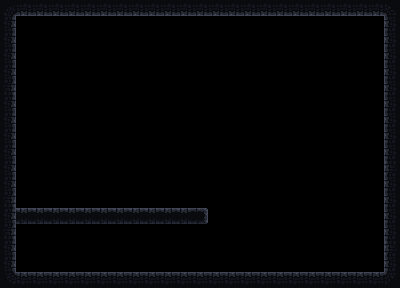

A level layout from a 2D game, rendered from its tile map. Below: a short description, then the map file with its tile-grid data intact:
An orthogonal 25x18 tile map with 16x16 px tiles, 4 tile layers (ground, ladders, jumpThrough, hidden) and 11 objects (9x coin, door, player).

<map version="1.2" tiledversion="1.2.3" orientation="orthogonal" renderorder="right-down" width="25" height="18" tilewidth="16" tileheight="16" infinite="0" nextlayerid="7" nextobjectid="30">
 <tileset firstgid="1" name="tilemap" tilewidth="16" tileheight="16" tilecount="12" columns="12">
  <image source="../tilemap.png" width="192" height="16" />
 </tileset>
 <layer id="1" name="ground" width="25" height="18" locked="1">
  <data encoding="csv">
2684354565,3221225476,3221225476,3221225476,3221225476,3221225476,3221225476,3221225476,3221225476,3221225476,3221225476,3221225476,3221225476,3221225476,3221225476,3221225476,3221225476,3221225476,3221225476,3221225476,3221225476,3221225476,3221225476,3221225476,1610612742,
2684354564,0,0,0,0,0,0,0,0,0,0,0,0,0,0,0,0,0,0,0,0,0,0,0,1610612740,
2684354564,0,0,0,0,0,0,0,0,0,0,0,0,0,0,0,0,0,0,0,0,0,0,0,1610612740,
2684354564,0,0,0,0,0,0,0,0,0,0,0,0,0,0,0,0,0,0,0,0,0,0,0,1610612740,
2684354564,0,0,0,0,0,0,0,0,0,0,0,0,0,0,0,0,0,0,0,0,0,0,0,1610612740,
3221225479,0,0,0,0,0,0,0,0,0,0,0,0,0,0,0,0,0,0,0,0,0,0,0,1610612740,
2684354564,0,0,0,0,0,0,0,0,0,0,0,0,0,0,0,0,0,0,0,0,0,0,0,1610612740,
2684354564,0,0,0,0,0,0,0,0,0,0,0,0,0,0,0,0,0,0,0,0,0,0,0,1610612740,
2684354564,0,0,0,0,0,0,0,0,0,0,0,0,0,0,0,0,0,0,0,0,0,0,0,1610612740,
2684354564,0,0,0,0,0,0,0,0,0,0,0,0,0,0,0,0,0,0,0,0,0,0,0,1610612740,
2684354564,0,0,0,0,0,0,0,0,0,0,0,0,0,0,0,0,0,0,0,0,0,0,0,7,
2684354564,0,0,0,0,0,0,0,0,0,0,0,0,0,0,0,0,0,0,0,0,0,0,0,1610612740,
3221225479,0,0,0,0,0,0,0,0,0,0,0,0,0,0,0,0,0,0,0,0,0,0,0,1610612740,
2684354564,8,8,8,8,8,8,8,8,8,8,8,10,0,0,0,0,0,0,0,0,0,0,0,1610612740,
3221225479,0,0,0,0,0,0,0,0,0,0,0,0,0,0,0,0,0,0,0,0,0,0,0,1610612740,
2684354564,0,0,0,0,0,0,0,0,0,0,0,0,0,0,0,0,0,0,0,0,0,0,0,7,
2684354564,0,0,0,0,0,0,0,0,0,0,0,0,0,0,0,0,0,0,0,0,0,0,0,1610612740,
5,4,4,4,4,4,4,4,4,4,4,4,4,4,4,4,4,4,4,4,4,4,4,4,6
</data>
 </layer>
 <layer id="2" name="ladders" width="25" height="18" locked="1">
  <data encoding="csv">
0,0,0,0,0,0,0,0,0,0,0,0,0,0,0,0,0,0,0,0,0,0,0,0,0,
0,0,0,0,0,0,0,0,0,0,0,0,0,0,0,0,0,0,0,0,0,0,0,0,0,
0,0,0,0,0,0,0,0,0,0,0,0,0,0,0,0,0,0,0,0,0,0,0,0,0,
0,0,0,0,0,0,0,0,0,0,0,0,0,0,0,0,0,0,0,0,0,0,0,0,0,
0,0,0,0,0,0,0,0,0,0,0,0,0,0,0,0,0,0,0,0,0,0,0,0,0,
0,0,0,0,0,0,0,0,0,0,0,0,0,0,0,0,0,0,0,0,0,0,0,0,0,
0,0,0,0,0,0,0,0,0,0,0,0,0,0,0,0,0,0,0,0,0,0,0,0,0,
0,0,0,0,0,0,0,0,0,0,0,0,0,0,0,0,0,0,0,0,0,0,0,0,0,
0,0,0,0,0,0,0,0,0,0,0,0,0,0,0,0,0,0,0,0,0,0,0,0,0,
0,0,0,0,0,0,0,0,0,0,0,0,0,0,0,0,0,0,0,0,0,0,0,0,0,
0,0,0,0,0,0,0,0,0,0,0,0,0,0,0,0,0,0,0,0,0,0,0,0,0,
0,0,0,0,0,0,0,0,0,0,0,0,0,0,0,0,0,0,0,0,0,0,0,0,0,
0,0,0,0,0,0,0,0,0,0,0,0,0,0,0,0,0,0,0,0,0,0,0,0,0,
0,0,0,0,0,0,0,0,0,0,0,0,0,0,0,0,0,0,0,0,0,0,0,0,0,
0,0,0,0,0,0,0,0,0,0,0,0,0,0,0,0,0,0,0,0,0,0,0,0,0,
0,0,0,0,0,0,0,0,0,0,0,0,0,0,0,0,0,0,0,0,0,0,0,0,0,
0,0,0,0,0,0,0,0,0,0,0,0,0,0,0,0,0,0,0,0,0,0,0,0,0,
0,0,0,0,0,0,0,0,0,0,0,0,0,0,0,0,0,0,0,0,0,0,0,0,0
</data>
 </layer>
 <layer id="3" name="jumpThrough" width="25" height="18" locked="1">
  <data encoding="csv">
0,0,0,0,0,0,0,0,0,0,0,0,0,0,0,0,0,0,0,0,0,0,0,0,0,
0,0,0,0,0,0,0,0,0,0,0,0,0,0,0,0,0,0,0,0,0,0,0,0,0,
0,0,0,0,0,0,0,0,0,0,0,0,0,0,0,0,0,0,0,0,0,0,0,0,0,
0,0,0,0,0,0,0,0,0,0,0,0,0,0,0,0,0,0,0,0,0,0,0,0,0,
0,0,0,0,0,0,0,0,0,0,0,0,0,0,0,0,0,0,0,0,0,0,0,0,0,
0,0,0,0,0,0,0,0,0,0,0,0,0,0,0,0,0,0,0,0,0,0,0,0,0,
0,0,0,0,0,0,0,0,0,0,0,0,0,0,0,0,0,0,0,0,0,0,0,0,0,
0,0,0,0,0,0,0,0,0,0,0,0,0,0,0,0,0,0,0,0,0,0,0,0,0,
0,0,0,0,0,0,0,0,0,0,0,0,0,0,0,0,0,0,0,0,0,0,0,0,0,
0,0,0,0,0,0,0,0,0,0,0,0,0,0,0,0,0,0,0,0,0,0,0,0,0,
0,0,0,0,0,0,0,0,0,0,0,0,0,0,0,0,0,0,0,0,0,0,0,0,0,
0,0,0,0,0,0,0,0,0,0,0,0,0,0,0,0,0,0,0,0,0,0,0,0,0,
0,0,0,0,0,0,0,0,0,0,0,0,0,0,0,0,0,0,0,0,0,0,0,0,0,
0,0,0,0,0,0,0,0,0,0,0,0,0,0,0,0,0,0,0,0,0,0,0,0,0,
0,0,0,0,0,0,0,0,0,0,0,0,0,0,0,0,0,0,0,0,0,0,0,0,0,
0,0,0,0,0,0,0,0,0,0,0,0,0,0,0,0,0,0,0,0,0,0,0,0,0,
0,0,0,0,0,0,0,0,0,0,0,0,0,0,0,0,0,0,0,0,0,0,0,0,0,
0,0,0,0,0,0,0,0,0,0,0,0,0,0,0,0,0,0,0,0,0,0,0,0,0
</data>
 </layer>
 <layer id="5" name="hidden" width="25" height="18" locked="1">
  <data encoding="csv">
0,0,0,0,0,0,0,0,0,0,0,0,0,0,0,0,0,0,0,0,0,0,0,0,0,
0,0,0,0,0,0,0,0,0,0,0,0,0,0,0,0,0,0,0,0,0,0,0,0,0,
0,0,0,0,0,0,0,0,0,0,0,0,0,0,0,0,0,0,0,0,0,0,0,0,0,
0,0,0,0,0,0,0,0,0,0,0,0,0,0,0,0,0,0,0,0,0,0,0,0,0,
0,0,0,0,0,0,0,0,0,0,0,0,0,0,0,0,0,0,0,0,0,0,0,0,0,
0,0,0,0,0,0,0,0,0,0,0,0,0,0,0,0,0,0,0,0,0,0,0,0,0,
0,0,0,0,0,0,0,0,0,0,0,0,0,0,0,0,0,0,0,0,0,0,0,0,0,
0,0,0,0,0,0,0,0,0,0,0,0,0,0,0,0,0,0,0,0,0,0,0,0,0,
0,0,0,0,0,0,0,0,0,0,0,0,0,0,0,0,0,0,0,0,0,0,0,0,0,
0,0,0,0,0,0,0,0,0,0,0,0,0,0,0,0,0,0,0,0,0,0,0,0,0,
0,0,0,0,0,0,0,0,0,0,0,0,0,0,0,0,0,0,0,0,0,0,0,0,0,
0,0,0,0,0,0,0,0,0,0,0,0,0,0,0,0,0,0,0,0,0,0,0,0,0,
0,0,0,0,0,0,0,0,0,0,0,0,0,0,0,0,0,0,0,0,0,0,0,0,0,
0,0,0,0,0,0,0,0,0,0,0,0,0,0,0,0,0,0,0,0,0,0,0,0,0,
0,0,0,0,0,0,0,0,0,0,0,0,0,0,0,0,0,0,0,0,0,0,0,0,0,
0,0,0,0,0,0,0,0,0,0,0,0,0,0,0,0,0,0,0,0,0,0,0,0,0,
0,0,0,0,0,0,0,0,0,0,0,0,0,0,0,0,0,0,0,0,0,0,0,0,0,
0,0,0,0,0,0,0,0,0,0,0,0,0,0,0,0,0,0,0,0,0,0,0,0,0
</data>
 </layer>
 <objectgroup id="4" name="entities">
  <object id="13" name="door" x="368" y="256" width="16" height="16" />
  <object id="14" name="player" x="16" y="192" width="16" height="16" />
  <object id="21" name="coin" x="240" y="256" width="16" height="16" />
  <object id="22" name="coin" x="256" y="256" width="16" height="16" />
  <object id="23" name="coin" x="272" y="256" width="16" height="16" />
  <object id="24" name="coin" x="288" y="256" width="16" height="16" />
  <object id="25" name="coin" x="304" y="256" width="16" height="16" />
  <object id="26" name="coin" x="320" y="256" width="16" height="16" />
  <object id="27" name="coin" x="336" y="256" width="16" height="16" />
  <object id="28" name="coin" x="224" y="256" width="16" height="16" />
  <object id="29" name="coin" x="208" y="256" width="16" height="16" />
 </objectgroup>
</map>
